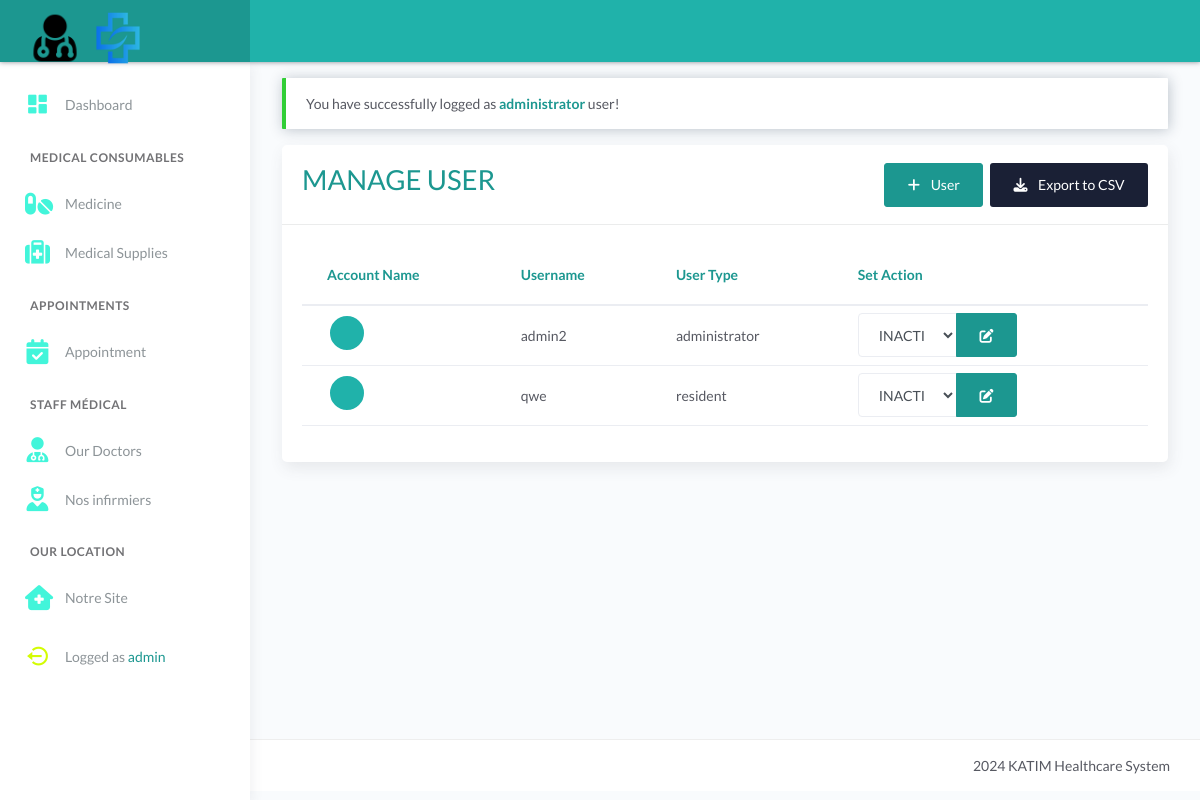
The app's page /manage-user.php (signed in), older data.
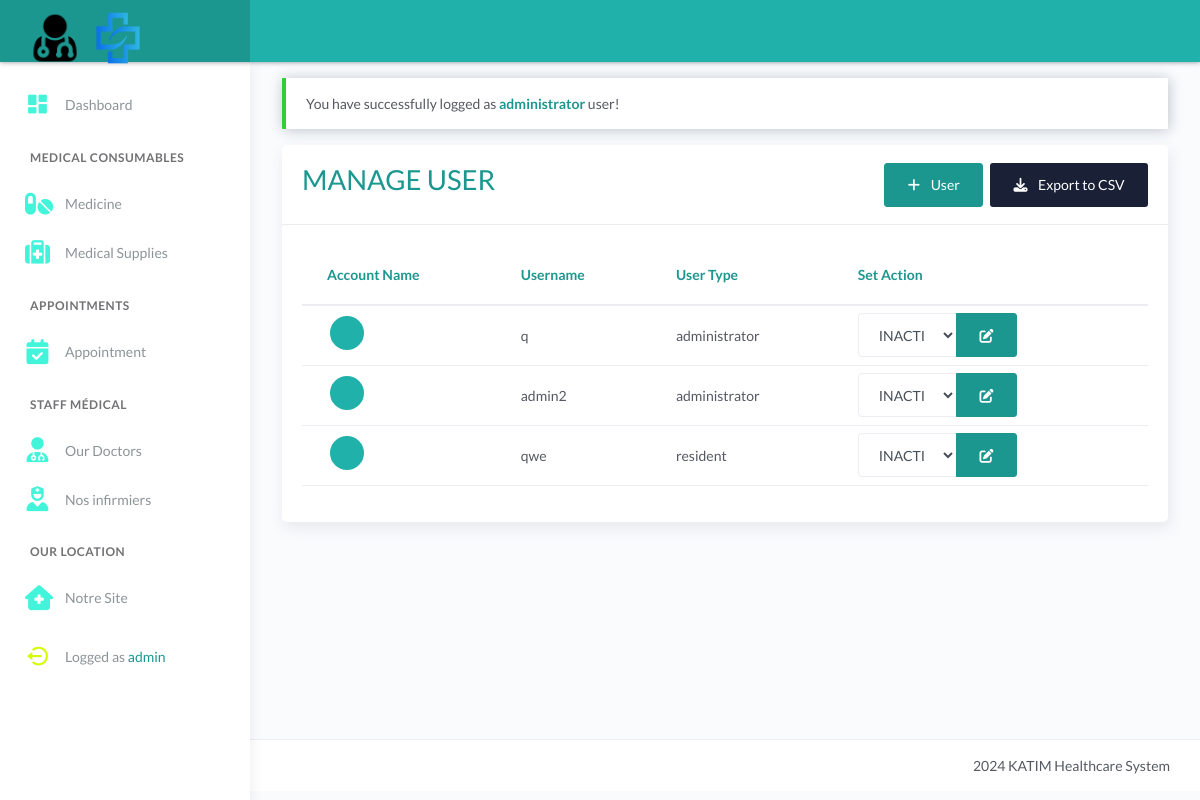
The same page, newer data.
### tables this page shows
CREATE TABLE `tbl_users` (
  `id` int(11) NOT NULL AUTO_INCREMENT,
  `username` varchar(50) DEFAULT NULL,
  `password` varchar(100) DEFAULT NULL,
  `user_type` varchar(20) DEFAULT NULL,
  `avatar` text DEFAULT NULL,
  `created_at` timestamp NOT NULL DEFAULT current_timestamp(),
  PRIMARY KEY (`id`)
);

### manage-user.php (the view, shortened to what this page needs)
<?php include 'server/server.php' ?>
<?php
	$user = $_SESSION['username'];
	$query = "SELECT * FROM tbl_users WHERE (username !='$user' AND username !='resident') ORDER BY `created_at` DESC";
    $result = $conn->query($query);
    $users = array();
	while($row = $result->fetch_assoc()){
		$users[] = $row;
	}
?>
<!DOCTYPE html>
<html lang="en">
<head>
	<?php include 'templates/header.php' ?>
</head>
<body>
	<div class="wrapper">
		<?php include 'templates/main-header.php' ?>
		<?php include 'templates/sidebar.php' ?>
		<div class="main-panel">
			<div class="content">
				<div class="page-inner">
					<div class="row mt--2">
						<div class="col-md-12">
							<?php if(isset($_SESSION['message'])): ?>
								<div class="alert alert-<?= $_SESSION['success']; ?> <?= $_SESSION['success']=='danger' ? 'bg-danger text-light' : null ?>" role="alert">
									<?php echo $_SESSION['message']; ?>
								</div>
							<?php endif ?>
                            <div class="card">
								<div class="card-header">
									<div class="card-head-row">
										<div class="card-title text-primary">
											<h1>MANAGE USER</h1>
										</div>
										<div class="card-tools">
											<a href="manage_user_add_form.php" class="btn btn-primary mr-1">
												<i class="fa fa-plus mr-2"></i>
												User
											</a>
											<button onclick="Export()" class="btn btn-default btn-default">
												<i class="fa fa-download mr-2"></i>
												Export to CSV
											</button>
										</div>
									</div>
								</div>
								<div class="card-body">
									<div class="table-responsive">
										<table class="table">
											<thead>
												<tr class="text-primary">
													<th scope="col">Account Name</th>
													<th scope="col">Username</th>
													<th scope="col">User Type</th>
													<th scope="col">Set Action</th>
												</tr>
											</thead>
											<tbody>
												<?php foreach($users as $row): ?>
													<tr>
														<td>
															<div class="avatar avatar-sm">
																<span class="avatar-title rounded-circle border border-white" style="background-color: lightseagreen"><?= ucwords($row['display_name'][0]) ?></span>
															</div>
														</td>
														<td><?= $row['username'] ?></td>
														<td><?= $row['user_type'] ?></td>
														<td>
															<div class="input-group mr-1" style="width:60%">
																<select class="form-control" id="formGroupDefaultSelect">
																	<option value="0" <?=$row['status'] == 0 ? 'selected="selected"' : '';?>">INACTIVE</option>
																</select>
																<div class="input-group-append">
																	<a href="manage_user_update_status.php?id=<?= $row['id'] ?>&status=<?= $row['status']==1?0:1 ?>" onclick="return confirm('Do you want to changes?');" class="btn btn-primary" data-toggle="tooltip" data-placement="top" title="Update user status">
																	<i class="fa fa-edit"></i>
																	</a>
																</div>
															</div>
														</td>
													</tr>
												<?php endforeach ?>
											</tbody>
										</table>
									</div>
								</div>
							</div>
						</div>
					</div>
				</div>
			</div>
			<?php include 'templates/main-footer.php' ?>
		</div>
	</div>
</body>
</html>

Row changes from the older to the newer data that the page shows:
added tbl_users: username "q", user_type "administrator", value "INACTIVE"
